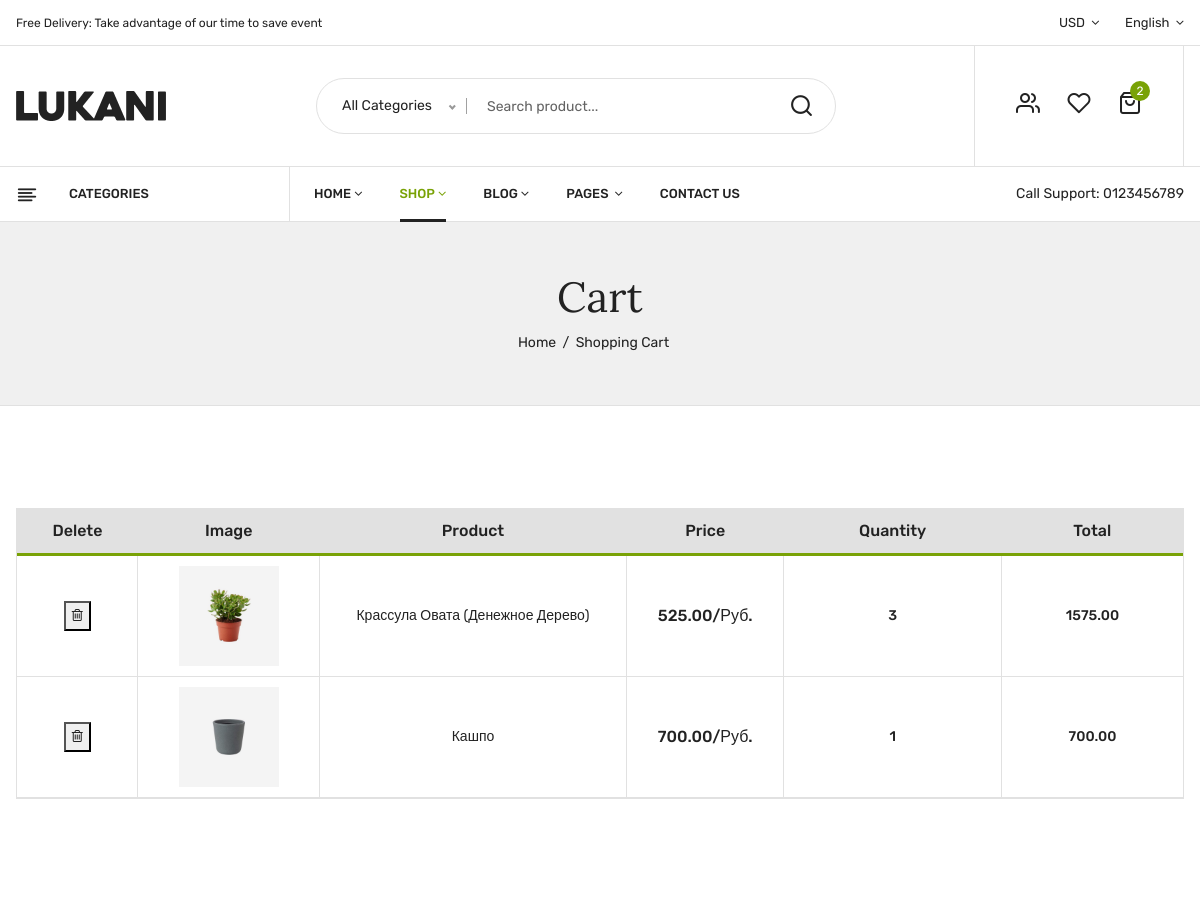
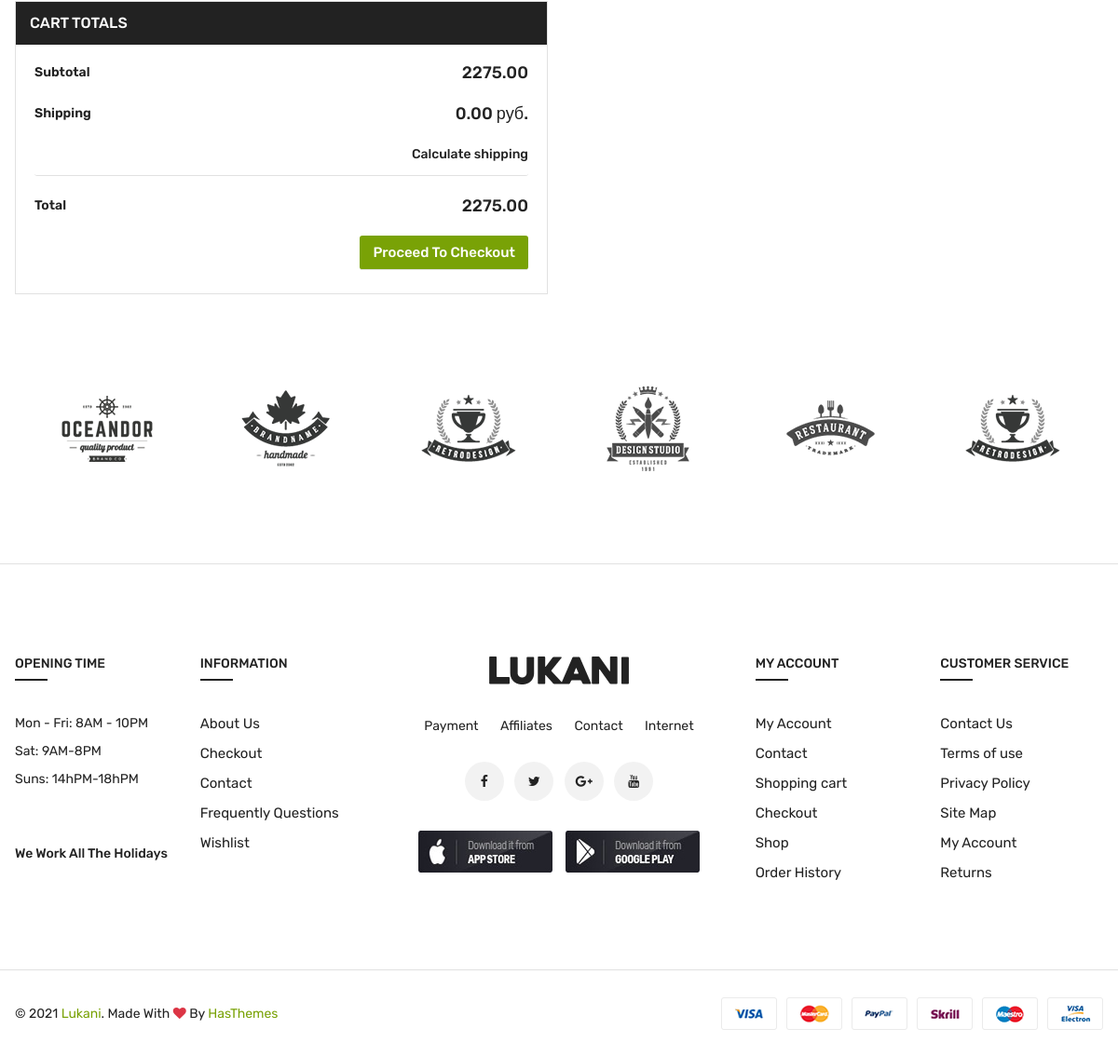
Screenshot of /cart_view/ (signed in) with the database file from the repository (2 pictures, top to bottom).
### shop/models.py (models this page shows, shortened)
class OrderItem(models.Model):
    order = models.ForeignKey(Order, on_delete=models.CASCADE)  # связь с заказом
    product = models.ForeignKey(Item,
                                on_delete=models.PROTECT)  # связь с Продуктом, удалить продукт просто так нельзя
    quantity = models.PositiveIntegerField(default=1)  # количество, вводим вручную
    price = models.DecimalField(max_digits=20, decimal_places=2)
    discount = models.DecimalField(max_digits=20, decimal_places=2, default=0)  # возможная скидка, по умолчанию 0
    class Meta:
        ordering = ['pk']
    @property
    def amount(self):  # перерасчет amount элемента с учетом количества и скидки
        return self.quantity * (self.price - self.discount)

class Item(models.Model):
    CURRENCY_CHOICES = (
        ('usd', 'usd'),
        ('rub', 'rub')
    )
    name = models.CharField(max_length=255, verbose_name='product_name')
    code = models.CharField(max_length=255,
                            verbose_name='product_code')  # по этому полю различаем продукт (код продукта)
    price = models.DecimalField(max_digits=20, decimal_places=2)
    unit = models.CharField(max_length=255, blank=True, null=True)  # единица измерения
    image_url = models.ImageField(upload_to='img_product')  # путь на изображение продукта
    note = models.TextField(blank=True, null=True)  # комментарий к продукту
    class Meta:  # все элементы отображаются по дате создания
        ordering = ['pk']

class Order(models.Model):
    STATUS_CART = '1_cart'  # статус "Корзина"
    STATUS_WAITING_FOR_PAYMENT = '2_waiting_for_payment'  # статус "Ожидание платежа"
    STATUS_PAID = '3_paid'  # статус "Заказ оплачен"
    STATUS_CHOICES = [
        (STATUS_CART, 'cart'),
        (STATUS_WAITING_FOR_PAYMENT, 'waiting_for_payment'),
        (STATUS_PAID, 'paid')
    ]
    user = models.ForeignKey(User, on_delete=models.CASCADE)
    status = models.CharField(max_length=32, choices=STATUS_CHOICES,
                              default=STATUS_CART)  # статус покупки, выбор из трех элементов
    amount = models.DecimalField(max_digits=20, decimal_places=2, blank=True, null=True,
                                 verbose_name='amount(auto)')  # сумма заказа
    creation_time = models.DateTimeField(auto_now_add=True)  # время создания заказа, заполняется автоматически
    payment = models.ForeignKey(Payment, on_delete=models.PROTECT, blank=True,
                                null=True)  # поле, связанное с платежами, которое совершит изменение статуса оплаты
    comment = models.TextField(blank=True, null=True)  # комментарий к заказу
    class Meta:
        ordering = ['pk']
    @staticmethod
    def get_cart(user: User):  # корзина до каких-либо изменений
        cart = Order.objects.filter(user=user,
                                    status=Order.STATUS_CART
                                    ).first()
        if cart and (timezone.now() - cart.creation_time).days > 7:  # корзина удаляется, если ей больше 7 дней
            cart.delete()
            cart = None
        if not cart:  # если корзины не существует, то она создается
            cart = Order.objects.create(user=user,
                                        status=Order.STATUS_CART,
                                        amount=0
                                        )
        return cart

### main/views.py (the view)
# urls.py: path('cart_view/', views.cart_view, name='cart_view'),
def cart_view(request):
    cart = Order.get_cart(request.user)
    items = cart.orderitem_set.all()
    context = {
        'cart': cart,
        'items': items
    }
    return render(request, 'cart.html', context)

### templates/cart.html (shortened to what this page needs)
{% extends 'base-page.html' %}
{% load static %}
{% block container %}
<div class="breadcrumbs_area">
    <div class="container">
        <div class="row">
            <div class="col-12">
                <div class="breadcrumb_content">
                    <h3>Cart</h3>
                    <ul>
                        <li><a href="index.html">home</a></li>
                        <li>Shopping Cart</li>
                    </ul>
                </div>
            </div>
        </div>
    </div>
</div>
<div class="shopping_cart_area mt-100">
    <div class="container">
        <form action="#">
            <div class="row">
                <div class="col-12">
                    <div class="table_desc">
                        <div class="cart_page table-responsive">
                            <table>
                                <thead>
                                <tr>
                                    <th class="product_remove">Delete</th>
                                    <th class="product_thumb">Image</th>
                                    <th class="product_name">Product</th>
                                    <th class="product-price">Price</th>
                                    <th class="product_quantity">Quantity</th>
                                    <th class="product_total">Total</th>
                                </tr>
                                </thead>
                                <tbody>
                                {% for i in items %}
                                <tr>
                                    <form method="post" action="{% url 'cart_delete_item' i.pk %}">
                                        <td class="product_remove">
                                            <button><i class="fa fa-trash-o"></i></button>
                                        </td>
                                    </form>
                                    <td class="product_thumb"><a href="#"><img src="{{ i.product.image_url.url }}" alt=""></a></td>
                                    <td class="product_name"><a href="#">{{ i.product.name }}</a></td>
                                    <td class="product-price">{{ i.price }}/{{ i.product.unit }}.</td>
                                    <td class="product_quantity">{{ i.quantity }}</td>
                                    <td class="product_total">{{ i.amount }}</td>
                                </tr>
                                {% endfor %}
                                </tbody>
                            </table>
                        </div>
                    </div>
                </div>
            </div>
            <div class="coupon_area">
                <div class="row">
                    <div class="col-lg-6 col-md-6">
                        <div class="coupon_code right">
                            <h3>Cart Totals</h3>
                            <div class="coupon_inner">
                                <div class="cart_subtotal">
                                    <p>Subtotal</p>
                                    <p class="cart_amount">{{cart.amount}}</p>
                                </div>
                                <div class="cart_subtotal ">
                                    <p>Shipping</p>
                                    <p class="cart_amount">0.00 руб.</p>
                                </div>
                                <a href="#">Calculate shipping</a>
                                <div class="cart_subtotal">
                                    <p>Total</p>
                                    <p class="cart_amount">{{cart.amount}}</p>
                                </div>
                                <div class="checkout_btn">
                                    <a href="#">Proceed to Checkout</a>
                                </div>
                            </div>
                        </div>
                    </div>
                </div>
            </div>
        </form>
    </div>
</div>
<div class="brand_area">
    <div class="container">
        <div class="row">
            <div class="col-12">
                <div class="brand_container owl-carousel">
                    <div class="single_brand">
                        <a href="#"><img src="assets/img/brand/brand1.png" alt=""></a>
                    </div>
                    <div class="single_brand">
                        <a href="#"><img src="assets/img/brand/brand2.png" alt=""></a>
                    </div>
                    <div class="single_brand">
                        <a href="#"><img src="assets/img/brand/brand3.png" alt=""></a>
                    </div>
                    <div class="single_brand">
                        <a href="#"><img src="assets/img/brand/brand4.png" alt=""></a>
                    </div>
                    <div class="single_brand">
                        <a href="#"><img src="assets/img/brand/brand5.png" alt=""></a>
                    </div>
                    <div class="single_brand">
                        <a href="#"><img src="assets/img/brand/brand6.png" alt=""></a>
                    </div>
                </div>
            </div>
        </div>
    </div>
</div>
{% endblock container %}

### rows the page displays
OrderItem: product.image_url (picture), product.name "Крассула Овата (Денежное Дерево)", price "525.00", product.unit "Руб", quantity "3", amount "1575.00"
OrderItem: product.image_url (picture), product.name "Кашпо", price "700.00", product.unit "Руб", quantity "1", amount "700.00"
Order: amount "2275.00"
